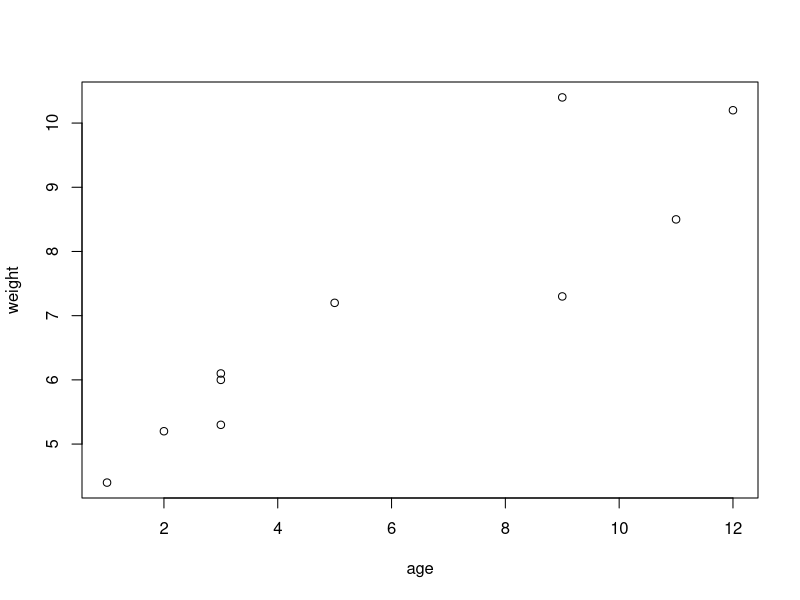
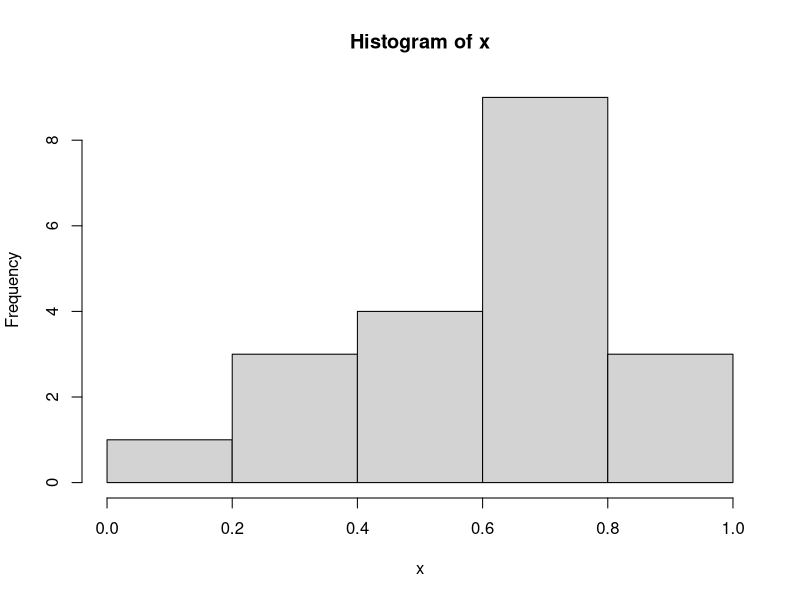

The R script that drew these images, in order: (Note: this script raises an error after producing the figures.)
#------------------------------------------------------#
# R in Action: Chapter 1                               #
#------------------------------------------------------#

# In the following code q() is commented out so that
# you don't quit the session

# Listing 1.1 - A Sample R session

age <- c(1, 3, 5, 2, 11, 9, 3, 9, 12, 3)
weight <- c(4.4, 5.3, 7.2, 5.2, 8.5, 7.3, 6, 10.4, 
            10.2, 6.1)
mean(weight)
sd(weight)
cor(age, weight)
plot(age, weight)
# q()

# Listing 1.2 - An example of commands used to manage
# the R Workspace. Change the next line to one of your 
# directories

setwd("/Users/ivan/Dropbox/work/R/r_in_action/studybook")
options()
options(digits=3)
x <- runif(20)
summary(x)
hist(x)
savehistory()
save.image()

# q()

# Listing 1.3 - Working with a new package

help.start()
install.packages("vcd")
help(package = "vcd")
library(vcd)
help(Arthritis)
Arthritis
example(Arthritis)
# q()




lmfit <- lm(mpg~wt, data=mtcars)
lmfit
summary(lmfit)
